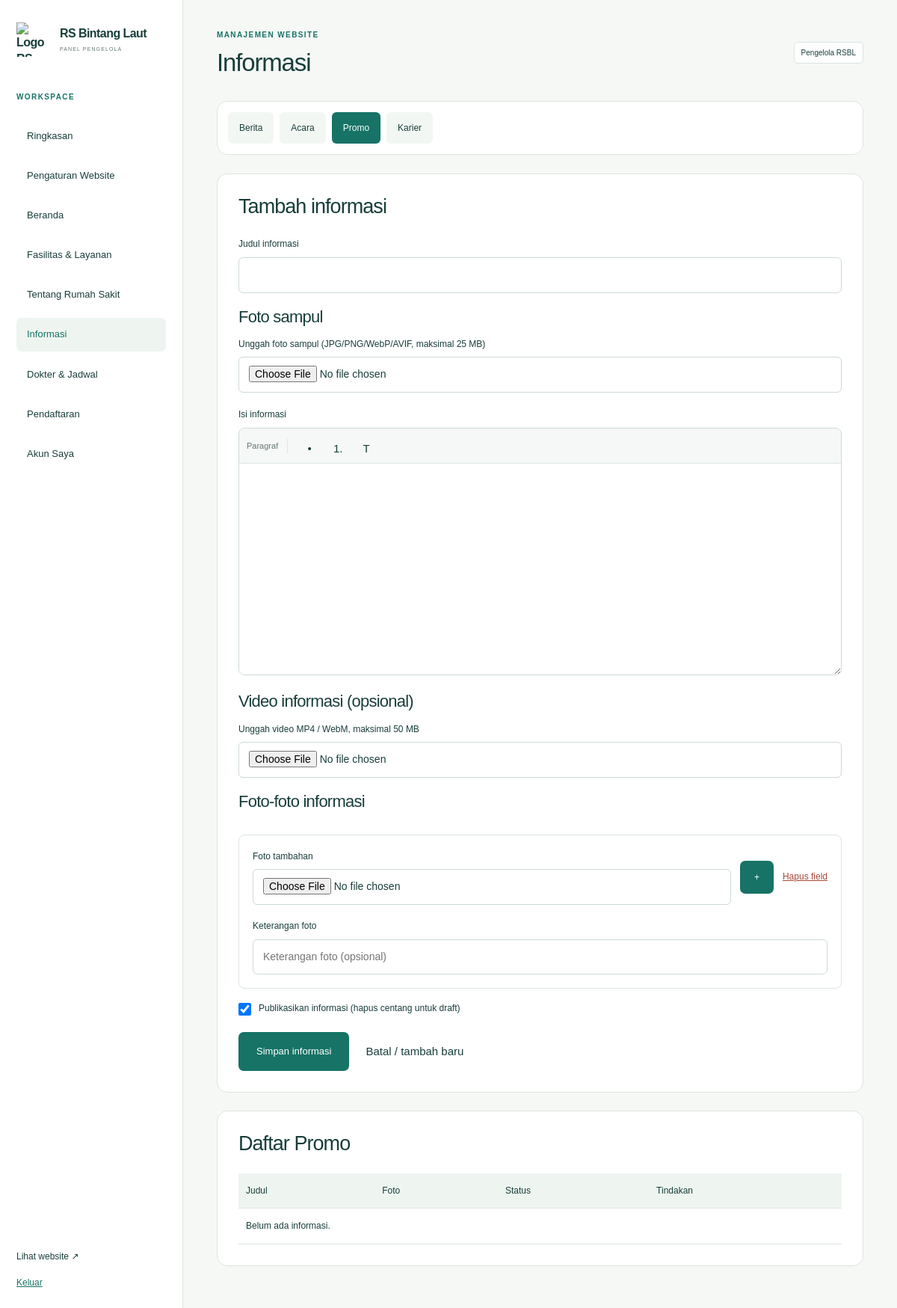
Page /index.php?page=admin&tab=information&kind=promo (signed in) on the earlier database version.
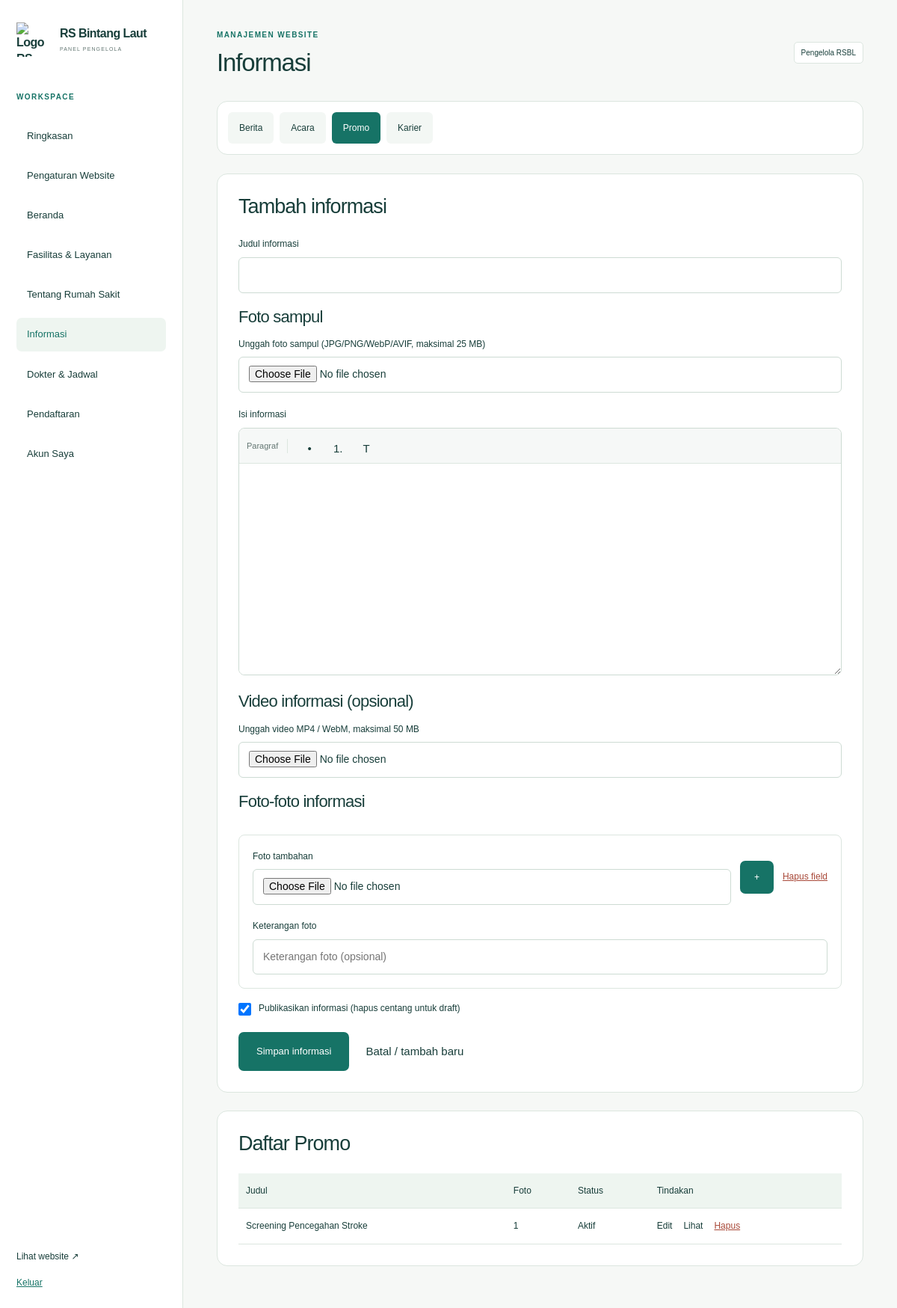
Same page on the later database version.
### tables this page shows
CREATE TABLE contents (id INTEGER PRIMARY KEY AUTOINCREMENT, kind VARCHAR(40) NOT NULL, title VARCHAR(255) NOT NULL, subtitle VARCHAR(255) NOT NULL, body TEXT NOT NULL, image TEXT NOT NULL, link TEXT NOT NULL, starts VARCHAR(10) NOT NULL, ends VARCHAR(10) NOT NULL, active INT NOT NULL DEFAULT 1, sort_order INT NOT NULL DEFAULT 0);

CREATE TABLE settings (name VARCHAR(100) PRIMARY KEY, value TEXT NOT NULL);

### app/config/admin.php (called while the page is built)
<?php
$modules = [
    'dashboard' => 'Ringkasan',
    'settings' => 'Pengaturan Website',
    'contents' => 'Konten Website',
    'home_content' => 'Beranda',
    'facilities' => 'Fasilitas & Layanan',
    'about_content' => 'Tentang Rumah Sakit',
    'extras' => 'Halaman Tambahan',
    'information' => 'Informasi',
    'doctors' => 'Dokter & Jadwal',
    'appointments' => 'Pendaftaran',
    'account' => 'Akun Saya',
];
$kinds = [
    'slide' => 'Slideshow Beranda',
    'service_slide' => 'Foto Fasilitas & Layanan',
    'outpatient_photo' => 'Rawat Jalan',
    'inpatient_room' => 'Rawat Inap & Kamar',
    'emergency_photo' => 'Instalasi Gawat Darurat',
    'clinic' => 'Daftar Poli',
    'service' => 'Layanan',
    'news' => 'Informasi / Berita',
    'event' => 'Acara',
    'promo' => 'Promo',
    'popup' => 'Popup',
    'page' => 'Halaman Informasi',
    'partner' => 'Mitra',
    'history' => 'Sejarah',
    'vision' => 'Visi & Misi',
    'quality' => 'Laporan Mutu',
    'career' => 'Karier',
];
foreach (facilityPhotoPages() as $facilityPage) {
    $kinds[$facilityPage['kind']] = $facilityPage['title'];
}
$contentGroups = [
    'home_content' => ['slide', 'service', 'partner', 'popup'],
    'facilities' => array_merge(
        ['service_slide', 'outpatient_photo', 'clinic', 'inpatient_room', 'emergency_photo'],
        facilityPhotoKinds(),
    ),
    'about_content' => ['history', 'vision', 'quality'],
    'information' => informationKinds(),
    'extras' => ['page'],
];
$kinds['service'] = 'Kartu Layanan Beranda';
$kinds['news'] = 'Berita';
$kinds['page'] = 'Halaman Tambahan';
$kinds['popup'] = 'Popup Beranda';

### app/controllers/admin.php (called while the page is built, shortened)
<?php
require APP_ROOT . '/app/config/admin.php';
$tab = $_GET['tab'] ?? 'dashboard';
$kind = $_GET['kind'] ?? ($contentGroups[$tab][0] ?? 'slide');
if ($tab === 'contents' || isset($contentGroups[$tab])) {
    foreach ($contentGroups as $group => $groupKinds) {
        if (in_array($kind, $groupKinds, true)) {
            $tab = $group;
            break;
        }
    }
}

### app/support/helpers.php (called while the page is built, shortened)
<?php
function e($value): string
{
    return htmlspecialchars((string) $value, ENT_QUOTES, 'UTF-8');
}
function query(string $sql, array $args = []): array
{
    global $db;
    $q = $db->prepare($sql);
    $q->execute($args);
    return $q->fetchAll();
}
function setting(string $key, string $fallback = ''): string
{
    $rows = query('SELECT value FROM settings WHERE name=?', [$key]);
    return $rows[0]['value'] ?? $fallback;
}

### app/modules/services.php (called while the page is built, shortened)
<?php
function facilityPhotoPages(): array
{
    return [
        'farmasi' => ['title' => 'Farmasi', 'kind' => 'pharmacy_photo'],
        'radiologi' => ['title' => 'Radiologi', 'kind' => 'radiology_photo'],
        'fisioterapi' => ['title' => 'Fisioterapi', 'kind' => 'physiotherapy_photo'],
        'laboratorium' => ['title' => 'Laboratorium', 'kind' => 'laboratory_photo'],
    ];
}
function facilityPhotoKinds(): array
{
    return array_column(facilityPhotoPages(), 'kind');
}

### app/modules/information.php (called while the page is built, shortened)
<?php
function informationKinds(): array
{
    return ['news', 'event', 'promo', 'career'];
}
function informationPhotos(array $item): array
{
    $photos = json_decode(setting('information_photos_' . $item['id'], 'null'), true);
    if (is_array($photos)) {
        return $photos;
    }
    return $item['image'] !== ''
        ? [['src' => $item['image'], 'caption' => '', 'display' => ['fit' => 'contain']]]
        : [];
}

### views/admin/contents/information.php (the view, shortened to what the changed rows need)
<form class="panel" method="post" enctype="multipart/form-data">
    <h2><?= empty($edit['id']) ? 'Tambah informasi' : 'Edit informasi' ?></h2>
</form>
<div class="panel table-wrap">
    <h2>Daftar <?= e($kinds[$kind]) ?></h2>
    <table>
        <thead>
            <tr>
                <th>Judul</th>
                <th>Foto</th>
                <th>Status</th>
                <th>Tindakan</th>
            </tr>
        </thead>
        <tbody>
            <?php $informationRows = query('SELECT * FROM contents WHERE kind=? ORDER BY id DESC', [
                $kind,
            ]); ?>
            <?php foreach ($informationRows as $row): ?>
            <tr>
                <td><?= e($row['title']) ?></td>
                <td><?= count(informationPhotos($row)) ?></td>
                <td><?= $row['active'] ? 'Aktif' : 'Draft' ?></td>
                <td>
                    <div class="actions">
                        <a href="index.php?page=admin&amp;tab=<?= $tab === 'information'
                            ? 'information'
                            : 'contents' ?>&amp;kind=<?= e($kind) ?>&amp;edit=<?= (int) $row[
    'id'
] ?>">Edit</a>
                        <?php if ($row['active']): ?>
                        <a href="index.php?page=detail&amp;id=<?= (int) $row[
                            'id'
                        ] ?>" target="_blank" rel="noopener">Lihat</a>
                        <?php endif; ?>
                        <form method="post" data-confirm="Hapus informasi ini?">
                            <button class="text-button danger">Hapus</button>
                        </form>
                    </div>
                </td>
            </tr>
            <?php endforeach; ?>
            <?php if (!$informationRows): ?>
            <tr>
                <td colspan="4">Belum ada informasi.</td>
            </tr>
            <?php endif; ?>
        </tbody>
    </table>
</div>

### views/admin/layout.php (shortened to what the changed rows need)
?><!doctype html>
<html lang="id">
    <head>
        <link rel="stylesheet" href="assets/css/base.css?v=<?= filemtime(
            APP_ROOT . '/assets/css/base.css',
        ) ?>">
        <link rel="stylesheet" href="assets/css/admin/workspace.css?v=<?= filemtime(
            APP_ROOT . '/assets/css/admin/workspace.css',
        ) ?>">
        <link rel="stylesheet" href="assets/css/admin/admin-partners.css?v=<?= filemtime(
            APP_ROOT . '/assets/css/admin/admin-partners.css',
        ) ?>">
        <link rel="stylesheet" href="assets/css/pages/leader-photo.css?v=<?= filemtime(
            APP_ROOT . '/assets/css/pages/leader-photo.css',
        ) ?>">
        <link rel="stylesheet" href="assets/css/components/photo-editor.css?v=<?= filemtime(
            APP_ROOT . '/assets/css/components/photo-editor.css',
        ) ?>">
        <link rel="stylesheet" href="assets/css/admin/history-editor.css">
        <link rel="stylesheet" href="assets/css/admin/doctor-schedule-editor.css">
    </head>
    <body class="admin-body">
        <aside class="sidebar">
            <nav>
                <?php foreach ($modules as $slug => $label): ?>
                <?php if (
                    $slug === 'contents' ||
                    ($slug === 'extras' &&
                        !(int) $db
                            ->query("SELECT COUNT(*) FROM contents WHERE kind='page'")
                            ->fetchColumn())
                ) {
                    continue;
                } ?>
                <a class="<?= $slug === $tab
                    ? 'selected'
                    : '' ?>" href="index.php?page=admin&tab=<?= $slug ?>"><?= e($label) ?></a>
                <?php endforeach; ?>
            </nav>
        </aside>
        <main class="admin-main">
            <header class="admin-header">
                <div>
                    <h1><?= e($modules[$tab]) ?></h1>
                </div>
            </header>
<?php if ($tab === 'dashboard'): ?>
<?php require APP_ROOT . '/views/admin/pages/dashboard.php'; ?>
<?php elseif ($tab === 'settings'): ?>
<?php require APP_ROOT . '/views/admin/pages/settings.php'; ?>
<?php elseif (isset($contentGroups[$tab])): ?>
<?php require APP_ROOT . '/views/admin/pages/contents.php'; ?>
<?php elseif ($tab === 'doctors'): ?>
<?php require APP_ROOT . '/views/admin/pages/doctors.php'; ?>
<?php elseif ($tab === 'appointments'): ?>
<?php require APP_ROOT . '/views/admin/pages/appointments.php'; ?>
<?php elseif ($tab === 'account'): ?>
<?php require APP_ROOT . '/views/admin/pages/account.php'; ?>
<?php endif; ?>
        </main>
    </body>
</html>

### views/admin/pages/contents.php (shortened to what the changed rows need)
<div class="admin-content-context">
    <nav class="tab-row admin-section-tabs" aria-label="Bagian <?= e($modules[$tab]) ?>">
        <?php foreach ($contentGroups[$tab] as $key): ?>
        <a class="<?= $kind === $key ? 'selected' : '' ?>" href="index.php?page=admin&amp;tab=<?= e(
    $tab,
) ?>&amp;kind=<?= e($key) ?>" <?= $kind === $key ? 'aria-current="page"' : '' ?>><?= e(
    $kinds[$key],
) ?></a>
        <?php endforeach; ?>
    </nav>
</div>
<?php if (in_array($kind, informationKinds(), true)): ?>
<?php require APP_ROOT . '/views/admin/contents/information.php'; ?>
<?php elseif (in_array($kind, facilityPhotoKinds(), true)): ?>
<?php require APP_ROOT . '/views/admin/contents/facility-detail.php'; ?>
<?php elseif ($kind === 'emergency_photo'): ?>
<?php require APP_ROOT . '/views/admin/contents/emergency.php'; ?>
<?php elseif ($kind === 'inpatient_room'): ?>
<?php require APP_ROOT . '/views/admin/contents/inpatient.php'; ?>
<?php elseif ($kind === 'outpatient_photo'): ?>
<?php require APP_ROOT . '/views/admin/contents/outpatient.php'; ?>
<?php elseif ($kind === 'clinic'): ?>
<?php require APP_ROOT . '/views/admin/contents/clinic.php'; ?>
<?php elseif ($kind === 'service_slide'): ?>
<?php require APP_ROOT . '/views/admin/components/photo-gallery.php'; ?>
<?php elseif ($kind === 'history'): ?>
<?php require APP_ROOT . '/views/admin/contents/history.php'; ?>
<?php elseif ($kind === 'vision'): ?>
<?php require APP_ROOT . '/views/admin/contents/vision.php'; ?>
<?php elseif ($kind === 'quality'): ?>
<?php require APP_ROOT . '/views/admin/contents/quality.php'; ?>
<?php endif; ?>

Differences in the rows shown:
added contents: title "Screening Pencegahan Stroke", id.value "1", active "Aktif"
Other differences:
text no longer shown: "Belum ada informasi."
